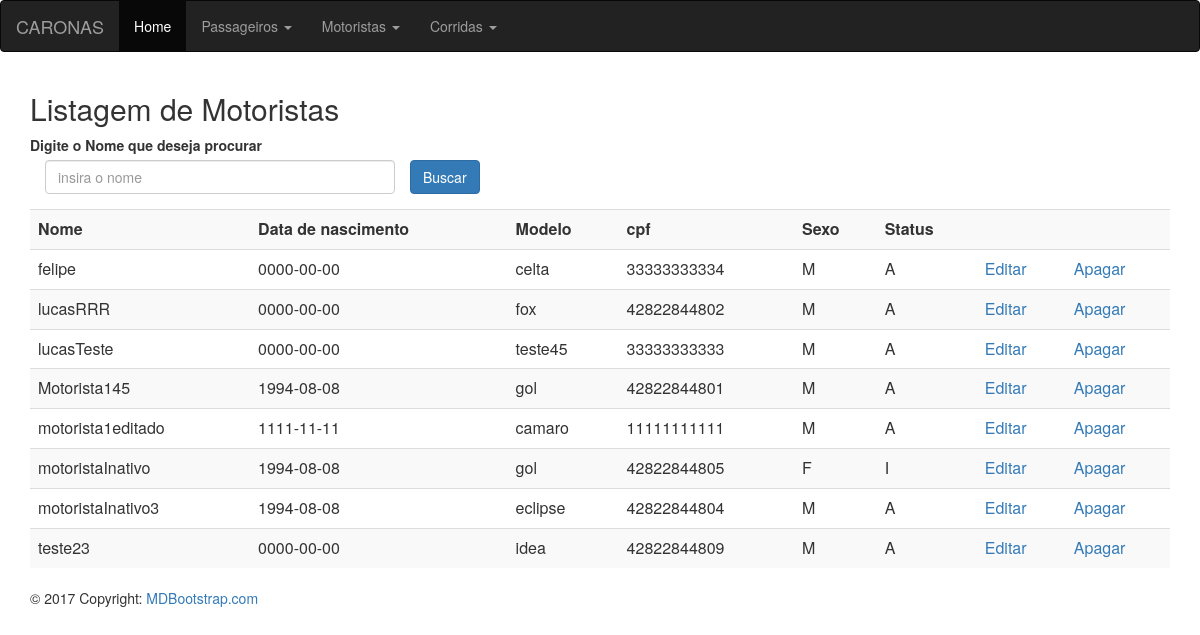
Page /?op=listMoto on the committed database.
### tables this page shows
CREATE TABLE `motoristas` (
  `id` int(11) NOT NULL,
  `nome` varchar(50) NOT NULL,
  `dataNas` date NOT NULL,
  `cpf` varchar(11) NOT NULL,
  `modcar` varchar(50) NOT NULL,
  `sexo` char(1) NOT NULL,
  `status` char(1) NOT NULL
);

### php/chamaListMoto.php (the view)
<?php
		include("conexao.php");
$consulta = "SELECT * FROM motoristas ORDER BY nome";
$executar_consulta = $conexao->query($consulta);
while($registro = $executar_consulta->fetch_assoc()){
	$id = $registro["id"];
	$nome = utf8_encode($registro["nome"]);
	$data = utf8_encode($registro["dataNas"]);
	$cpf = utf8_encode($registro["cpf"]);
	$sexo = utf8_encode($registro["sexo"]);
	$status = utf8_encode($registro["status"]);
	$modcar = utf8_encode($registro["modcar"]);
	echo "<tr><td>$nome</td><td>$data</td><td>$modcar</td><td>$cpf</td><td>$sexo</td><td>$status</td>
	<td><a href=php/editarMoto.php?id=$id/>Editar </a></td>
	<td><a href=php/apagarMoto.php?id=$id/>Apagar </a></td>
	</tr>";
}
?>

### rows in the picture
motoristas: nome "felipe", dataNas "0000-00-00", modcar "celta", cpf "33333333334", sexo "M", status "A"
motoristas: nome "lucasRRR", dataNas "0000-00-00", modcar "fox", cpf "42822844802", sexo "M", status "A"
motoristas: nome "lucasTeste", dataNas "0000-00-00", modcar "teste45", cpf "33333333333", sexo "M", status "A"
motoristas: nome "Motorista145", dataNas "1994-08-08", modcar "gol", cpf "42822844801", sexo "M", status "A"
motoristas: nome "motorista1editado", dataNas "1111-11-11", modcar "camaro", cpf "11111111111", sexo "M", status "A"
motoristas: nome "motoristaInativo", dataNas "1994-08-08", modcar "gol", cpf "42822844805", sexo "F", status "I"
motoristas: nome "motoristaInativo3", dataNas "1994-08-08", modcar "eclipse", cpf "42822844804", sexo "M", status "A"
motoristas: nome "teste23", dataNas "0000-00-00", modcar "idea", cpf "42822844809", sexo "M", status "A"
